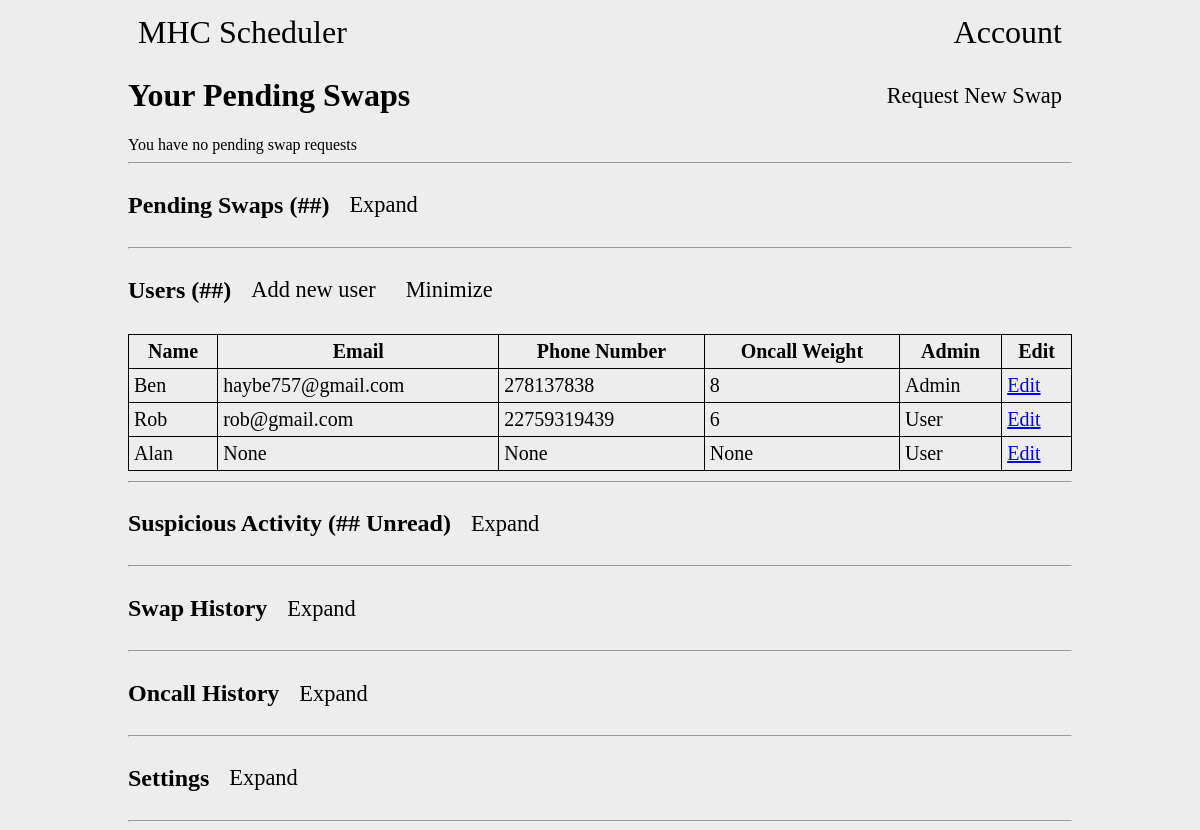
The page /account?users=1 (signed in) on the database as committed earlier.
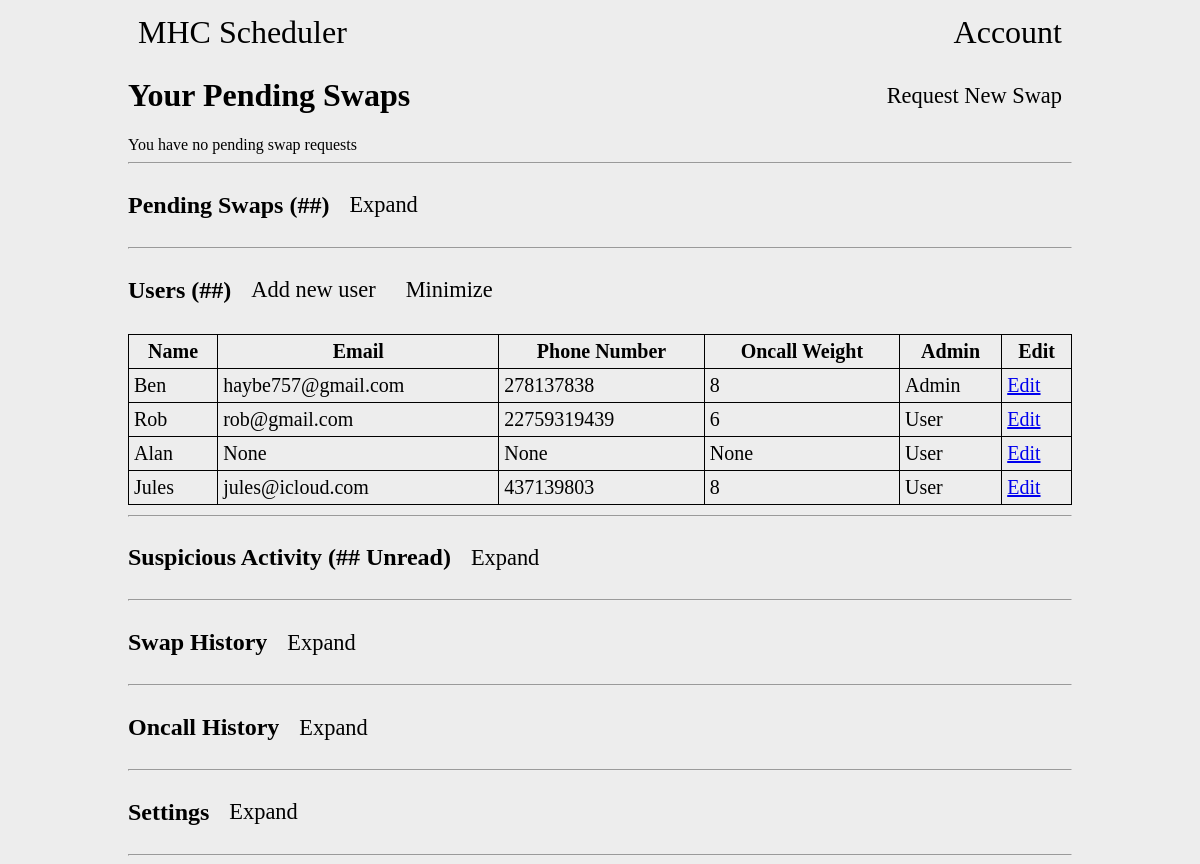
The same page on the database as committed later.
### tables this page shows
CREATE TABLE people (id INTEGER NOT NULL, name varchar(255) NOT NULL, admin bool NOT NULL, diff int NOT NULL, password varchar(255), email varchar(255), number INTEGER, sessions bit(10), weight INTEGER, end_diff int, PRIMARY KEY (id));

### app.py (the view, shortened to what this page needs)
@app.route("/account", methods=['GET', 'POST'])
def account():
    if session.get("admin") != None:
        adminPerms = session['admin']
        personId = session['user_id']
        if request.method == "POST":
            if not request.form.get("daySelect"):
                return "Empty Field"
            selected_days = request.form.getlist('daySelect')
            if len(selected_days) != 2:
                return "Wrong number of days selected"
            con = sqlite3.connect("main.db")
            con.row_factory = sqlite3.Row
            cur = con.cursor()
            cur.execute("SELECT * FROM days WHERE id = ?", (selected_days[0],))
            dayData = cur.fetchone()
            dayDataList = dict(dayData)
            selfDay = False
            day1Id = 0
            day2Id = 0
            if request.form.get("crisis"):
                if dayDataList['crisis_id'] == personId:
                    selfDay = True
                    day1Id = selected_days[0]
            else:
                if dayDataList['person_id'] == personId:
                    selfDay = True
                    day1Id = selected_days[0]
            cur.execute("SELECT * FROM days WHERE id = ?", (selected_days[1],))
            dayData = cur.fetchone()
            dayDataList = dict(dayData)
            if request.form.get("crisis"):
                if dayDataList['crisis_id'] == personId:
                    if selfDay:
                        return "Cannot select two days of your own"
                    else:
                        day1Id = selected_days[1]
                        day2Id = selected_days[0]
                else:
                    if selfDay:
                        day2Id = selected_days[1]
                    else:
                        return "One of the days must be your own"
            else:
                if dayDataList['person_id'] == personId:
                    if selfDay:
                        return "Cannot select two days of your own"
                    else:
                        day1Id = selected_days[1]
                        day2Id = selected_days[0]
                else:
                    if selfDay:
                        day2Id = selected_days[1]
                    else:
                        return "One of the days must be your own"
            if request.form.get("crisis"):
                cur.execute("INSERT INTO requests (day1, day2, crisis) VALUES (?,?,1)", (day1Id, day2Id))
            else:
                cur.execute("INSERT INTO requests (day1, day2, crisis) VALUES (?,?,0)", (day1Id, day2Id))
            con.commit()
            con.close()
            return "Something"
        else:
            con = sqlite3.connect("main.db")
            con.row_factory = sqlite3.Row
            cur = con.cursor()
            cur.execute("SELECT requests.id, requests.crisis, d1.date AS day1Name, d2.date AS day2Name, people.name FROM requests JOIN days d1 ON requests.day1 = d1.id JOIN days d2 ON requests.day2 = d2.id JOIN people ON d1.person_id = people.id WHERE day2 IN (SELECT id FROM days WHERE person_id = ? OR crisis_id = ?) AND (approved IS NULL OR approved NOT IN (1,2));", (personId, personId))
            rows = cur.fetchall()
            daysData = [dict(row) for row in rows]
            if adminPerms == 1:
                if request.args.get("pending"):
                    cur.execute("SELECT requests.id, requests.crisis, d1.date AS day1Name, d2.date AS day2Name, people.name FROM requests JOIN days d1 ON requests.day1 = d1.id JOIN days d2 ON requests.day2 = d2.id JOIN people ON d1.person_id = people.id WHERE (approved IS NULL OR approved NOT IN (1,2));")
                    rows = cur.fetchall()
                    pendingData = [dict(row) for row in rows]
                    con.close()
                    return render_template('admin.html', days=daysData, pendingSwaps=pendingData)
                elif request.args.get("users"):
                    cur.execute("SELECT * FROM people ORDER BY admin DESC;")
                    rows = cur.fetchall()
                    userData = [dict(row) for row in rows]
                    con.close()
                    return render_template('admin.html', days=daysData, users=userData)
                con.close()
                return render_template('admin.html', days=daysData)
            else:
                con.close()
                return render_template('user.html', days=daysData)
    else:
        return redirect("/")

### app.py (called while the page is built)
@app.after_request
def add_header(response):
    response.headers["Cache-Control"] = "no-store, no-cache, must-revalidate, post-check=0, pre-check=0, max-age=0"
    response.headers["Pragma"] = "no-cache"
    response.headers["Expires"] = "0"
    return response

### templates/admin.html (shortened to what this page needs)
{% extends "base.html" %}
{% block body %}
<nav>
    <a href="./">MHC Scheduler</a>
    <a href="signin">Account</a>
</nav>
<main>
    <div class="userSubnav">
        <h1>Your Pending Swaps</h1>
        <a href="?swap=0">Request New Swap</a>
    </div>
    {% if days|length > 0 %}
    <table>
        <tr>
            <th>Name</th>
            <th>Their Day</th>
            <th>Your Day</th>
            <th>Oncall/Crisis</th>
            <th>Approve</th>
            <th>Deny</th>
        </tr>
        {% for day in days %}
        <tr>
            <td>{{ day['name'] }}</td>
            <td>{{ day['day1Name'] }}</td>
            <td>{{ day['day2Name'] }}</td>
            {% if day['crisis'] == 0 %}
            <td>Oncall</td>
            {% else %}
            <td>Crisis</td>
            {% endif %}
            <td><a href="?approve={{ day['id'] }}">Approve</a></td>
            <td><a href="?deny={{ day['id'] }}">Deny</a></td>
        </tr>
        {% endfor %}
    </table>
    {% else %}
    You have no pending swap requests
    {% endif %}
</main>
<div>
    <hr>
    {% if pendingSwaps is defined %}
    <div class="adminExpand">
        <h2>Pending Swaps (##)</h2>
        <a href="?">Minimize</a><br>
    </div>
    <table>
        <tr>
            <th>Requester Name</th>
            <th>Their Day</th>
            <th>Requested Day</th>
            <th>Oncall/Crisis</th>
            <th>Approve</th>
            <th>Deny</th>
        </tr>
        {% for day in pendingSwaps %}
        <tr>
            <td>{{ day['name'] }}</td>
            <td>{{ day['day1Name'] }}</td>
            <td>{{ day['day2Name'] }}</td>
            {% if day['crisis'] == 0 %}
            <td>Oncall</td>
            {% else %}
            <td>Crisis</td>
            {% endif %}
            <td><a href="?approve={{ day['id'] }}">Approve</a></td>
            <td><a href="?deny={{ day['id'] }}">Deny</a></td>
        </tr>
        {% endfor %}
    </table>
    {% else %}
    <div class="adminExpand">
        <h2>Pending Swaps (##)</h2>
        <a href="?pending=1">Expand</a><br>
    </div>
    {% endif %}
    <hr>
    {% if users is defined %}
    <div class="adminExpand">
        <h2>Users (##)</h2>
        <a href="./editUser?id=0">Add new user</a>
        <a href="?">Minimize</a><br>
    </div>
    <table>
        <tr>
            <th>Name</th>
            <th>Email</th>
            <th>Phone Number</th>
            <th>Oncall Weight</th>
            <th>Admin</th>
            <th>Edit</th>
        </tr>
        {% for user in users %}
        <tr>
            <td>{{ user['name'] }}</td>
            <td>{{ user['email'] }}</td>
            <td>{{ user['number'] }}</td>
            <td>{{ user['weight'] }}</td>
            {% if user['admin'] == 1 %}
            <td>Admin</td>
            {% else %}
            <td>User</td>
            {% endif %}
            <td><a href="./editUser?id={{ user['id'] }}">Edit</a></td>
        </tr>
        {% endfor %}
    </table>
    {% else %}
    <div class="adminExpand">
        <h2>Users (##)</h2>
        <a href="?users=1">Expand</a><br>
    </div>
    {% endif %}
    <hr>
    {% if suspicious is defined %}
    <div class="adminExpand">
        <h2>Suspicious Activity (## Unread)</h2>
        <a href="?">Minimize</a><br>
    </div>
    Nothing recorded here is concrete proof that the end-user is trying to hack. It could be a result of bad-programming, end-user mistakes or other.
    <table>
        <tr>
            <th>Name</th>
            <th>Type</th>
            <th>Details</th>
            <th>Timestamp</th>
        </tr>
        {% for person in suspicious %}
        <tr>
            <td>{{ person['name'] }}</td>
            <td>{{ person['type'] }}</td>
            <td>{{ person['details'] }}</td>
            <td>{{ person['timestamp'] }}</td>
        </tr>
        {% endfor %}
    </table>
    {% else %}
    <div class="adminExpand">
        <h2>Suspicious Activity (## Unread)</h2>
        <a href="?suspicious=1">Expand</a><br>
    </div>
    {% endif %}
    <hr>
    {% if swapHistory is defined %}
    <div class="adminExpand">
        <h2>Swap History</h2>
        <a href="?">Minimize</a><br>
    </div>
    <table>
        <tr>
            <th>Requester Name</th>
            <th>Their Day</th>
            <th>Requested Day</th>
            <th>Oncall/Crisis</th>
            <th>Approved/Denied</th>
            <th>Timestamp</th>
        </tr>
        {% for day in swapHistory %}
        <tr>
            <td>{{ day['name'] }}</td>
            <td>{{ day['day1Name'] }}</td>
            <td>{{ day['day2Name'] }}</td>
            {% if day['crisis'] == 0 %}
            <td>Oncall</td>
            {% else %}
            <td>Crisis</td>
            {% endif %}
            {% if day['approved'] == 1 %}
            <td>Approved</td>
            {% else %}
            <td>Denied</td>
            {% endif %}
            <td>{{ day['timestamp'] }}</td>
        </tr>
        {% endfor %}
    </table>
    {% else %}
        <div class="adminExpand">
            <h2>Swap History</h2>
            <a href="?swapHistory=1">Expand</a><br>
        </div>
    {% endif %}
    <hr>
    {% if oncallHistory is defined %}
    <div class="adminExpand">
        <h2>Oncall History</h2>
        <a href="?">Minimize</a><br>
    </div>
    <table>
        <tr>
            <th>Date</th>
            <th>Oncall</th>
            <th>Crisis</th>
            <th>Oncall/Crisis Shift</th>
        </tr>
        {% for day in oncallHistory %}
        <tr>
            <td>{{ day['date'] }}</td>
            <td>{{ day['person1'] }}</td>
            <td>{{ day['person2'] }}</td>
            <td>TODO</td>
        </tr>
        {% endfor %}
    </table>
    {% else %}
    <div class="adminExpand">
        <h2>Oncall History</h2>
        <a href="?oncallHistory=1">Expand</a><br>
    </div>
    {% endif %}
    <hr>
    <div class="adminExpand">
        <h2>Settings</h2>
        <a href="?settings">Expand</a><br>
    </div>
    <hr>
</div>
{% endblock %}

### templates/base.html (shortened to what this page needs)
<!DOCTYPE html>
<html lang="en">
    <head>
        <link rel="stylesheet" href="{{ url_for('static', filename='main.css') }}">
    </head>
    <body>
        {% block body %}
        {% endblock %}
    </body>
</html>

### static/main.css (style rules this page uses)
body { background-color: rgb(237, 237, 237); padding: 0 10%; }
nav { color: black; font-size: 2rem; display: flex; flex-direction: row; justify-content: space-between; align-items: center; height: 6vh; }
nav a { color: black; text-decoration: none; padding: 10px; }
table { width: 100%; margin: 10px 0; }
th, td { padding: 5px; font-size: 1.25rem; }
table, th, td { border: 1px solid black; border-collapse: collapse; }
.userSubnav { display: flex; flex-direction: row; justify-content: space-between; align-items: center; }
.userSubnav a { text-decoration: none; color: black; font-size: 1.4rem; padding: 10px; }
.adminExpand { display: flex; flex-direction: row; align-items: center; }
.adminExpand a { text-decoration: none; color: black; font-size: 1.4rem; padding: 10px; margin-left: 10px; }

Rows that differ between the two databases and show on the page:
added people: name "Jules", email "jules@icloud.com", number "437139803", weight "8", admin "User"
